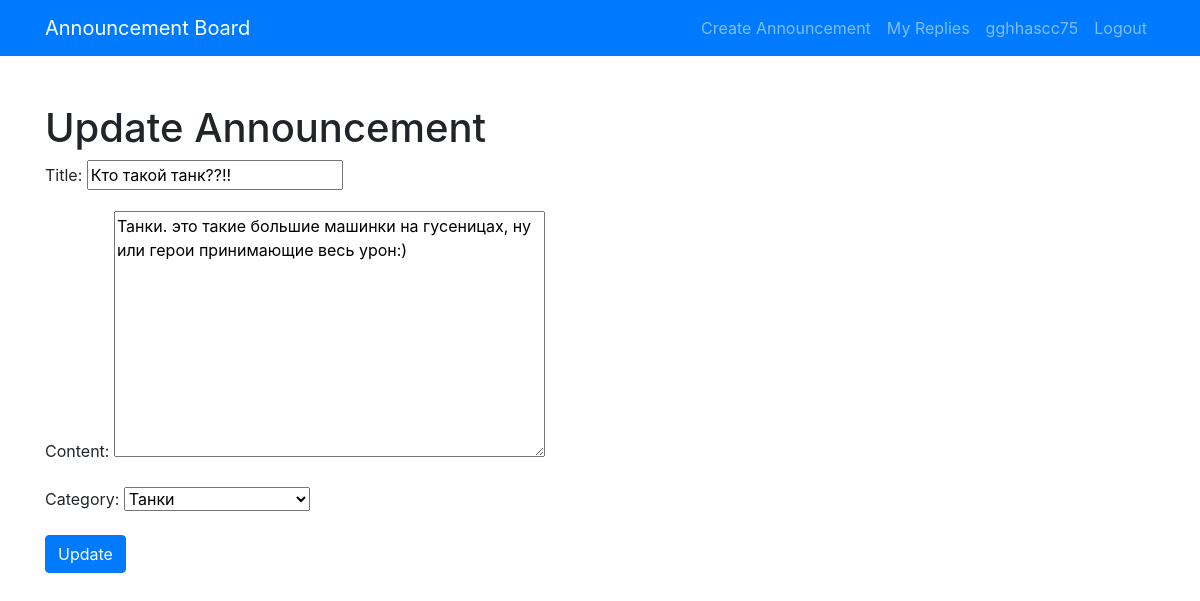
Page /announcements/1/update/ (signed in) on the committed database.
### accounts/models.py (models this page shows, shortened)
class User(AbstractUser, PermissionsMixin):
    email = models.EmailField(unique=True)
    is_active = models.BooleanField(default=False)
    is_staff = models.BooleanField(default=False)
    objects = UserManager()
    USERNAME_FIELD = 'email'
    REQUIRED_FIELDS = []

### announcements/models.py (models this page shows)
class Announcement(models.Model):
    CATEGORIES = (
        ('tanks', 'Танки'),
        ('healers', 'Хилы'),
        ('dd', 'ДД'),
        ('traders', 'Торговцы'),
        ('guildmasters', 'Гилдмастеры'),
        ('questgivers', 'Квестгиверы'),
        ('blacksmiths', 'Кузнецы'),
        ('leatherworkers', 'Кожевники'),
        ('alchemists', 'Зельевары'),
        ('mages', 'Мастера заклинаний'),
    )
    user = models.ForeignKey(User, on_delete=models.CASCADE)
    title = models.CharField(max_length=200)
    content = models.TextField()
    category = models.CharField(max_length=20, choices=CATEGORIES)
    created_at = models.DateTimeField(auto_now_add=True)
    updated_at = models.DateTimeField(auto_now=True)

### announcements/views.py (the view, shortened to what this page needs)
# urls.py: path('<int:pk>/update/', views.AnnouncementUpdateView.as_view(), name='announcement_update'),
class AnnouncementUpdateView(LoginRequiredMixin, View):
    def get(self, request, pk):
        announcement = get_object_or_404(Announcement, pk=pk, user=request.user)
        form = AnnouncementForm(instance=announcement)
        return render(request, 'announcements/update.html', {'form': form, 'announcement': announcement})

### announcements/forms.py
class AnnouncementForm(forms.ModelForm):
    class Meta:
        model = Announcement
        fields = ['title', 'content', 'category']

### announcements/templates/announcements/update.html (shortened to what this page needs)
{% extends 'base.html' %}
{% block content %}
<h1>Update Announcement</h1>
<form method="post">
    {{ form.as_p }}
    <button type="submit" class="btn btn-primary">Update</button>
</form>
{% endblock %}

### templates/base.html (shortened to what this page needs)
<!DOCTYPE html>
<html lang="en">
<head>
    <link rel="stylesheet" href="https://stackpath.bootstrapcdn.com/bootstrap/4.5.2/css/bootstrap.min.css">
</head>
<body>
    <nav class="navbar navbar-expand-lg navbar-dark bg-primary">
        <div class="container">
            <a class="navbar-brand" href="{% url 'announcement_list' %}">Announcement Board</a>
            <div class="collapse navbar-collapse" id="navbarNav">
                <ul class="navbar-nav ml-auto">
                    {% if user.is_authenticated %}
                        <li class="nav-item">
                            <a class="nav-link" href="{% url 'announcement_create' %}">Create Announcement</a>
                        </li>
                        <li class="nav-item">
                            <a class="nav-link" href="{% url 'reply_list' %}">My Replies</a>
                        </li>
                        <li class="nav-item">
                            <a class="nav-link" href="#">{{ user.username }}</a>
                        </li>
                        <li class="nav-item">
                            <a class="nav-link" href="{% url 'logout' %}">Logout</a>
                        </li>
                    {% endif %}
                </ul>
            </div>
        </div>
    </nav>
    <div class="container my-5">
        {% block content %}{% endblock %}
    </div>
</body>
</html>

### rows in the picture
User: username "gghhascc75"
Announcement: title "Кто такой танк??!!", content "Танки. это такие большие машинки на гусеницах, ну или герои принимающие весь урон:)", category "Танки"
